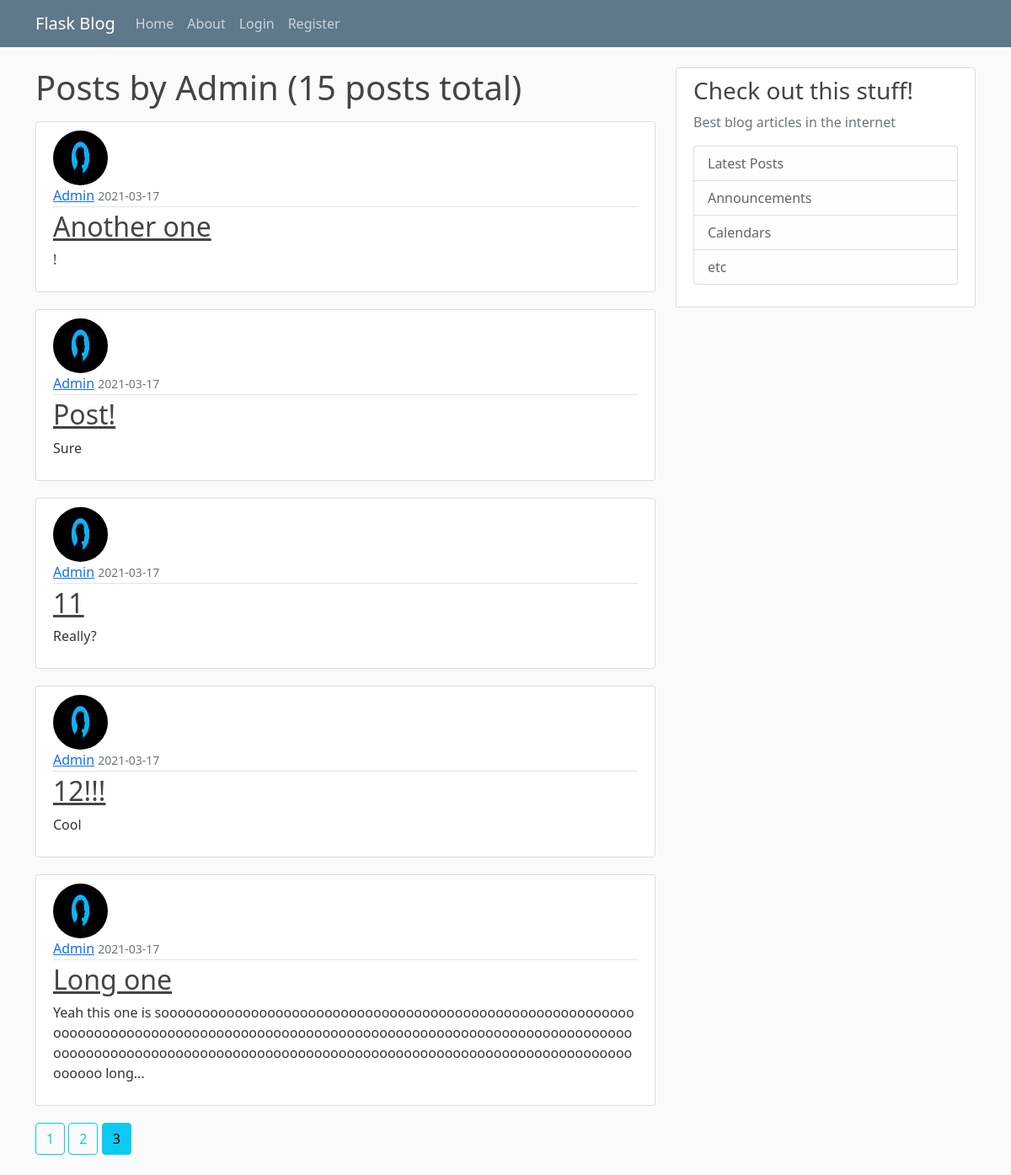
/user/Admin?page=3, run on the app's committed database.
### flaskblog/models.py (models this page shows, shortened)
class User(db.Model, UserMixin):
    id = db.Column(db.Integer, primary_key=True)
    username = db.Column(db.String(20), unique=True, nullable=False)
    email = db.Column(db.String(120), unique=True, nullable=False)
    image_file = db.Column(db.String(20), nullable=False,
                           default='default.jpg')
    password = db.Column(db.String(60), nullable=False)
    posts = db.relationship('Post', backref='author', lazy=True)

class Post(db.Model):
    id = db.Column(db.Integer, primary_key=True)
    title = db.Column(db.String(100), nullable=False)
    date_posted = db.Column(db.DateTime, nullable=False, default="datetime.now()")
    content = db.Column(db.Text, nullable=False)
    user_id = db.Column(db.Integer, db.ForeignKey('user.id'), nullable=False)

### flaskblog/routes.py (the view)
@app.route('/user/<string:username>')
def user_posts(username):
    page = request.args.get('page', 1, type=int)
    user = User.query.filter_by(username=username).first_or_404()
    posts = Post.query.filter_by(author=user).order_by(Post.date_posted.desc()).paginate(page=page, per_page=5)
    return render_template('user_posts.html', posts=posts, user=user)

### flaskblog/templates/user_posts.html
{% extends "layout.html" %}
{% block content %}
<h1 class="mb-3">Posts by {{ user.username }} ({{ posts.total }} posts total)</h1>
    {% for post in posts.items %}
        <article class="media content-section">
          <img class="rounded-circle article-img" src="{{ url_for('static', filename='profile_pics/' + post.author.image_file) }}">
          <div class="media-body">
            <div class="article-metadata">
              <a class="mr-2" href="{{ url_for('user_posts', username=post.author.username) }}">{{ post.author.username }}</a>
              <small class="text-muted">{{ post.date_posted.strftime('%Y-%m-%d') }}</small>
            </div>
            <h2><a class="article-title" href="{{ url_for('post', post_id=post.id) }}">{{ post.title }}</a></h2>
            <p class="article-content">{{ post.content }}</p>
          </div>
        </article>
    {% endfor %}
    {% for page_num in posts.iter_pages(left_edge=1, right_edge=1, left_current=1, right_current=2) %}
        {% if page_num %}
        {% if posts.page == page_num %}
          <a class="btn btn-info mb-4" href="{{ url_for('user_posts', username=user.username,  page=page_num) }}">{{ page_num }}</a>
        {% else %}
          <a class="btn btn-outline-info mb-4" href="{{ url_for('user_posts', username=user.username,  page=page_num) }}">{{ page_num }}</a>
        {% endif %}
        {% else %}
          ...
        {% endif %}
    {% endfor %}
{% endblock content %}

### flaskblog/static/main.css (style rules this page uses)
body { background: #fafafa; color: #333333; margin-top: 5rem; word-break:break-all; }
h1, h2, h3, h4, h5, h6 { color: #444444; }
.content-section { background: #ffffff; padding: 10px 20px; border: 1px solid #dddddd; border-radius: 3px; margin-bottom: 20px; }
.article-title { color: #444444; }
.article-content { white-space: pre-line; }
.article-img { height: 65px; width: 65px; margin-right: 16px; }
.article-metadata { padding-bottom: 1px; margin-bottom: 4px; border-bottom: 1px solid #e3e3e3 }

### data on the page
User: username "Admin"
Post: image_file (picture), author.username "Admin", date_posted "2021-03-17", title "Another one", content "!"
Post: image_file (picture), author.username "Admin", date_posted "2021-03-17", title "Post!", content "Sure"
Post: image_file (picture), author.username "Admin", date_posted "2021-03-17", title "11", content "Really?"
Post: image_file (picture), author.username "Admin", date_posted "2021-03-17", title "12!!!", content "Cool"
Post: image_file (picture), author.username "Admin", date_posted "2021-03-17", title "Long one", content "Yeah this one is soooooooooooooooooooooooooooooooooooooooooooooooooooooooooooooooooooooooooooooooooooooooooooooooooooooooooooooooooooooooooooooooooooooooooooooooooooooooooooooooooooooooooooooooooooooooooooooooooooooooooooooo long..."

### other printed values
{{ posts.total }} "15"
{{ page_num }} "1" "2"
{{ page_num }} "3"
